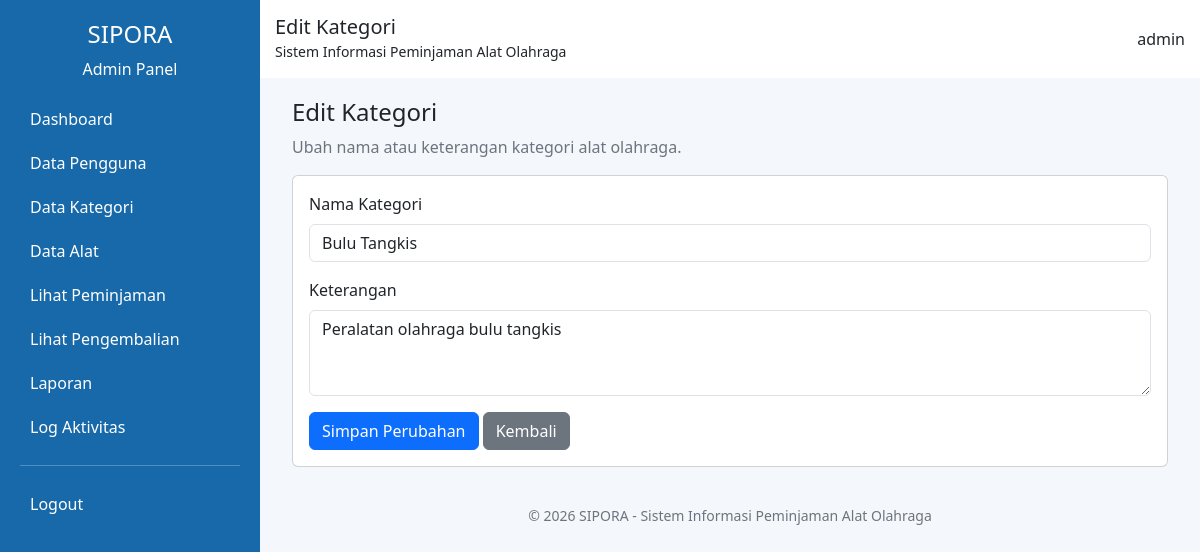
Screenshot of /admin/kategori_edit.php?id=2 (signed in) with the database file from the repository.
### tables this page shows
CREATE TABLE `kategori` (
  `id_kategori` int(11) NOT NULL,
  `nama_kategori` varchar(100) NOT NULL,
  `keterangan` text DEFAULT NULL,
  `created_at` timestamp NOT NULL DEFAULT current_timestamp()
);

### admin/kategori_edit.php (the view, shortened to what this page needs)
<?php
include '../koneksi.php';
$id = (int) ($_GET['id'] ?? 0);
$data = mysqli_query($koneksi,
    "SELECT * FROM kategori WHERE id_kategori = $id"
);
$kategori = mysqli_fetch_assoc($data);
include 'header.php';
?>
<div class="container-fluid">
    <div class="mb-3">
        <h4>Edit Kategori</h4>
        <p class="text-secondary">
            Ubah nama atau keterangan kategori alat olahraga.
        </p>
    </div>
    <div class="card">
        <div class="card-body">
            <form method="POST">
                <div class="mb-3">
                    <label class="form-label">Nama Kategori</label>
                    <input
                        type="text"
                        name="nama_kategori"
                        class="form-control"
                        value="<?= htmlspecialchars($kategori['nama_kategori']); ?>"
                        required
                    >
                </div>
                <div class="mb-3">
                    <label class="form-label">Keterangan</label>
                    <textarea
                        name="keterangan"
                        class="form-control"
                        rows="3"
                    ><?= htmlspecialchars($kategori['keterangan'] ?? ''); ?></textarea>
                </div>
                <button type="submit" name="simpan" class="btn btn-primary">
                    Simpan Perubahan
                </button>
                <a href="kategori.php" class="btn btn-secondary">
                    Kembali
                </a>
            </form>
        </div>
    </div>
</div>
<?php include 'footer.php'; ?>

### admin/header.php (style rules this page uses)
body { background-color: #f4f7fb; }

### rows the page displays
kategori: nama_kategori "Bulu Tangkis", keterangan "Peralatan olahraga bulu tangkis"

### other values shown
$judul "Edit Kategori"
$_SESSION['username'] "admin"
